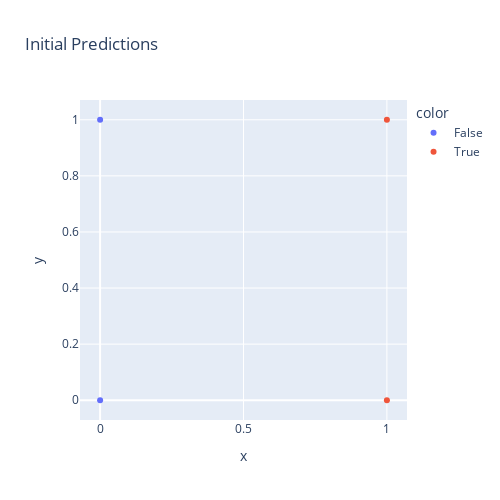

Source (notebook cell):
### Code cell
np.random.seed(67)

w = np.random.randn(2)
b = np.random.randn()

def predict(X):
    global w, b
    z = X @ w + b
    y = np.where(z > 0, 1, 0)
    return y

def train(X, y_true, lr):
    global w, b
    y = predict(X)
    error = y_true - y
    delta_w = lr * (X.T @ error)
    delta_b = lr * np.sum(error)
    w += delta_w
    b += delta_b

X = np.array([
    [0, 0],
    [0, 1],
    [1, 0],
    [1, 1]
])
y = predict(X)

px.scatter(x=X[:, 0], y=X[:, 1], color=y.astype(bool), title="Initial Predictions", width=500, height=500)

### Figure 1 — Plotly figure (JSON) as saved in the notebook; plotly's stock layout.template omitted (floating-point values rounded to 4 significant figures)
{"data": [{"hovertemplate": "color=False<br>x=%{x}<br>y=%{y}<extra></extra>", "legendgroup": "False", "marker": {"color": "#636efa", "symbol": "circle"}, "mode": "markers", "name": "False", "orientation": "v", "showlegend": true, "type": "scatter", "x": [0, 0], "xaxis": "x", "y": [0, 1], "yaxis": "y"}, {"hovertemplate": "color=True<br>x=%{x}<br>y=%{y}<extra></extra>", "legendgroup": "True", "marker": {"color": "#EF553B", "symbol": "circle"}, "mode": "markers", "name": "True", "orientation": "v", "showlegend": true, "type": "scatter", "x": [1, 1], "xaxis": "x", "y": [0, 1], "yaxis": "y"}], "layout": {"height": 500, "legend": {"title": {"text": "color"}, "tracegroupgap": 0}, "title": {"text": "Initial Predictions"}, "width": 500, "xaxis": {"anchor": "y", "domain": [0, 1], "title": {"text": "x"}}, "yaxis": {"anchor": "x", "domain": [0, 1], "title": {"text": "y"}}}}
